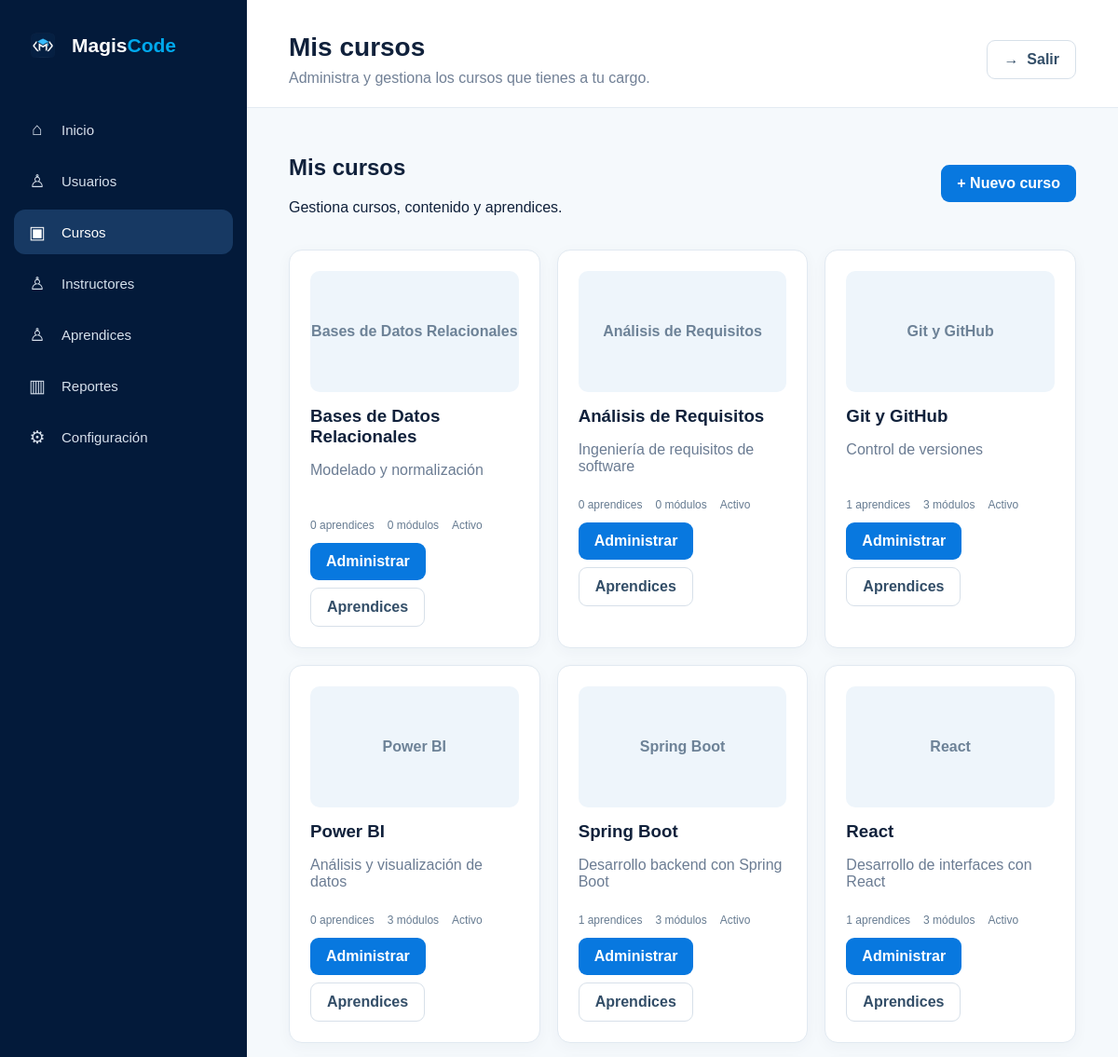
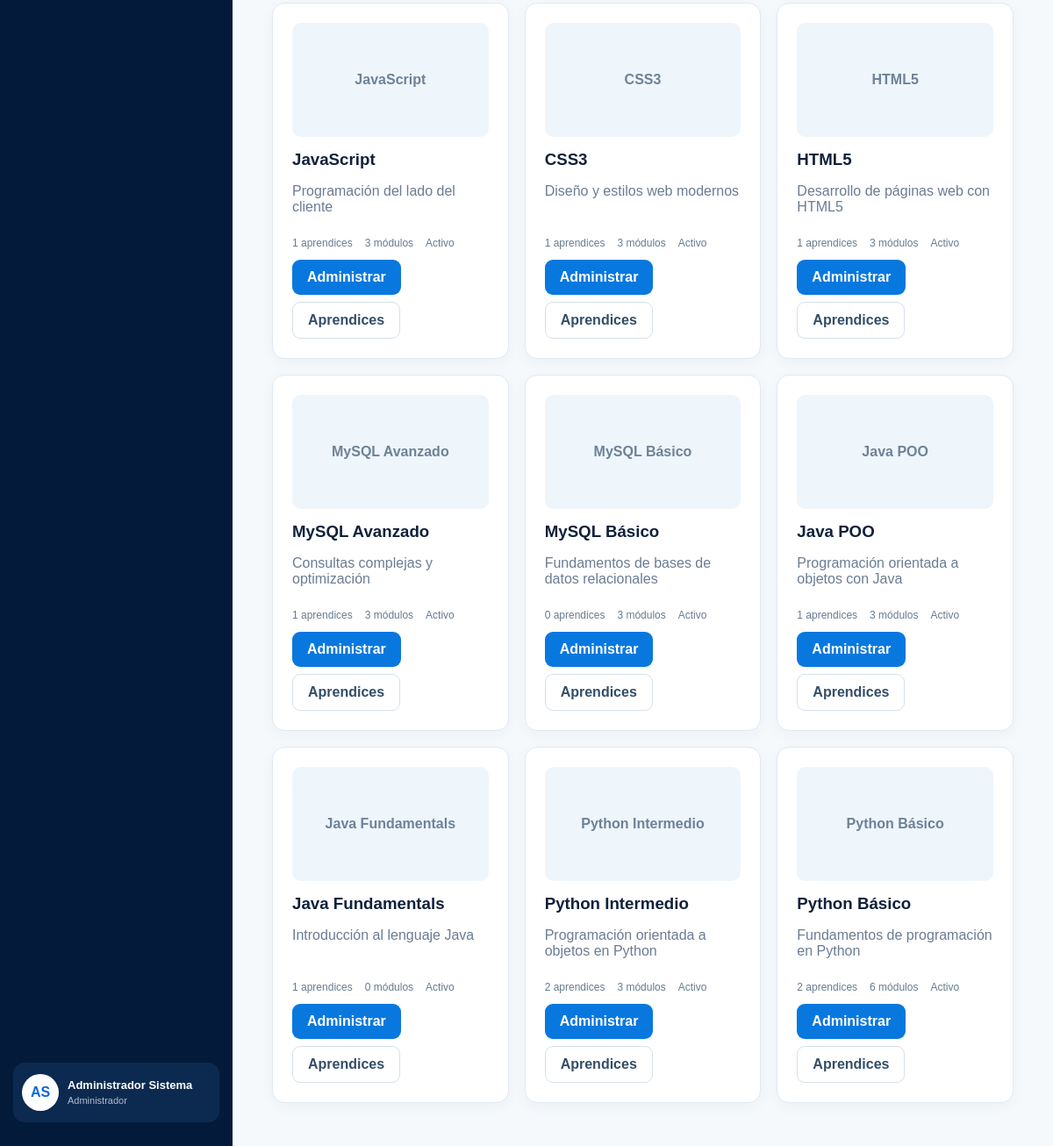
The app's page /.kilo/worktrees/separate-hour/index.php?route=cursos (signed in) with its own data (2 pictures, top to bottom).
### tables this page shows
CREATE TABLE `curso` (
  `id_curso` int NOT NULL AUTO_INCREMENT,
  `titulo_curso` varchar(300) NOT NULL,
  `descripcion_curso` text NOT NULL,
  `ruta_imagen` varchar(300) NOT NULL,
  `estado_curso` varchar(20) DEFAULT 'Activo',
  `id_usuario_c` bigint NOT NULL,
  PRIMARY KEY (`id_curso`),
  KEY `id_usuario_c` (`id_usuario_c`),
  CONSTRAINT `curso_ibfk_1` FOREIGN KEY (`id_usuario_c`) REFERENCES `usuario` (`id_usuario`)
);

### .kilo/worktrees/separate-hour/app/controllers/CursoController.php (called while the page is built, shortened)
<?php
require_once __DIR__ . '/../models/Curso.php';
class CursoController
{
    public function index(): void
    {
        $modelo = new Curso();
        $c = (int) $_SESSION['rol_id'] === 2
            ? $modelo->delInstructor((int) $_SESSION['usuario'])
            : $modelo->todos();
        require __DIR__ . '/../views/instructor/cursos.php';
    }
}

### .kilo/worktrees/separate-hour/index.php (called while the page is built, shortened)
<?php
require_once __DIR__ . '/config/database.php';
$route = $_GET['route'] ?? '';
$rutas = [
    'dashboard' => ['DashboardController', 'index'],
    'usuarios' => ['AdminController', 'usuarios'],
    'nuevo-usuario' => ['AdminController', 'nuevoUsuario'],
    'asignar' => ['AdminController', 'asignar'],
    'estado-usuario' => ['AdminController', 'estado'],
    'instructores' => ['AdminController', 'instructores'],
    'aprendices' => ['AdminController', 'aprendices'],
    'cursos' => ['CursoController', 'index'],
    'crear-curso' => ['CursoController', 'crear'],
    'curso' => ['CursoController', 'contenido'],
    'crear-modulo' => ['CursoController', 'modulo'],
    'crear-leccion' => ['CursoController', 'leccion'],
    'crear-recurso' => ['CursoController', 'recurso'],
    'instructor-aprendices' => ['CursoController', 'aprendices'],
    'evaluaciones-instructor' => ['EvaluacionController', 'instructor'],
    'crear-evaluacion' => ['EvaluacionController', 'crear'],
    'crear-pregunta' => ['EvaluacionController', 'crearPregunta'],
    'evaluaciones-aprendiz' => ['EvaluacionController', 'aprendiz'],
    'evaluacion' => ['EvaluacionController', 'ver'],
    'responder-evaluacion' => ['EvaluacionController', 'responder'],
    'progreso' => ['AprendizController', 'progreso'],
    'mis-cursos' => ['AprendizController', 'cursos'],
    'certificados' => ['AprendizController', 'certificados'],
    'reportes' => ['ReportController', 'admin'],
    'reportes-instructor' => ['ReportController', 'instructor'],
    'configuracion' => ['ConfiguracionController', 'index'],
    'cambiar-password' => ['ConfiguracionController', 'password'],
    'actualizar-perfil' => ['ConfiguracionController', 'actualizarPerfil'],
];
[$controlador, $metodo] = $rutas[$route];
(new $controlador())->$metodo();

### .kilo/worktrees/separate-hour/config/database.php (called while the page is built, shortened)
<?php
class Database {
    private static ?PDO $pdo = null;
    public static function getConnection(): PDO {
        if (self::$pdo === null) {
            $dsn = 'mysql:host='.DB_HOST.';dbname='.DB_NAME.';charset=utf8mb4';
            self::$pdo = new PDO($dsn, DB_USER, DB_PASS, [
                PDO::ATTR_ERRMODE => PDO::ERRMODE_EXCEPTION,
                PDO::ATTR_DEFAULT_FETCH_MODE => PDO::FETCH_ASSOC,
                PDO::ATTR_EMULATE_PREPARES => false,
            ]);
        }
        return self::$pdo;
    }
}

### .kilo/worktrees/separate-hour/app/models/Model.php (called while the page is built, shortened)
<?php
require_once __DIR__ . '/../../config/database.php';
abstract class Model {
    public function __construct() { $this->db = Database::getConnection(); }
}

### .kilo/worktrees/separate-hour/app/models/Curso.php (called while the page is built, shortened)
<?php
require_once __DIR__ . '/Model.php';
class Curso extends Model
{
    public function todos(): array
    {
        $sql = "SELECT c.*,
                       CONCAT(u.nombre, ' ', u.apellido) instructor,
                       (SELECT COUNT(*) FROM curso_aprendiz ca WHERE ca.id_curso_c_a = c.id_curso) aprendices,
                       (SELECT COUNT(*) FROM modulo m WHERE m.id_curso_m = c.id_curso) modulos
                FROM curso c
                JOIN usuario u ON u.id_usuario = c.id_usuario_c
                ORDER BY c.id_curso DESC";
        return $this->db->query($sql)->fetchAll();
    }
}

### .kilo/worktrees/separate-hour/app/views/instructor/cursos.php (the view)
<?php $pageTitle='Mis cursos';$pageSubtitle='Administra y gestiona los cursos que tienes a tu cargo.';require __DIR__.'/../partials/header.php'; ?><div class="toolbar"><div><h2>Mis cursos</h2><p>Gestiona cursos, contenido y aprendices.</p></div><a class="btn btn-primary" href="index.php?route=crear-curso">+ Nuevo curso</a></div><div class="grid"><?php foreach($c as $x): ?><div class="card course-card"><div class="course-image"><?=htmlspecialchars($x['titulo_curso'])?></div><h3><?=htmlspecialchars($x['titulo_curso'])?></h3><p><?=htmlspecialchars($x['descripcion_curso'])?></p><div class="meta"><span><?=$x['aprendices']?> aprendices</span><span><?=$x['modulos']?> módulos</span><span><?=htmlspecialchars($x['estado_curso'])?></span></div><div class="actions"><a class="btn btn-primary" href="index.php?route=curso&id=<?=$x['id_curso']?>">Administrar</a><a class="btn btn-secondary" href="index.php?route=instructor-aprendices&id=<?=$x['id_curso']?>">Aprendices</a></div></div><?php endforeach; ?><?php if(!$c): ?><div class="empty">Aún no tienes cursos. Crea el primero.</div><?php endif; ?></div><?php require __DIR__.'/../partials/footer.php'; ?>

### .kilo/worktrees/separate-hour/assets/css/app.css (style rules this page uses)
* { box-sizing:border-box }
body { margin:0;font-family:Arial,Helvetica,sans-serif;background:#f5f9fc;color:#10213b }
.btn { display:inline-flex;align-items:center;justify-content:center;border:0;border-radius:9px;padding:11px 17px;text-decoration:none;font-weight:600;cursor:pointer }
.btn-primary { background:#0878df;color:white }
.btn-secondary { background:#fff;color:#334e68;border:1px solid #d7e0e9 }
.grid { display:grid;grid-template-columns:repeat(auto-fit,minmax(240px,1fr));gap:18px }
.card,.panel { background:#fff;border:1px solid #e1e9f1;border-radius:14px;padding:22px;box-shadow:0 4px 16px rgba(15,40,70,.04) }
.course-card h3 { margin:0 0 9px }
.course-card p { color:#6b7c93;min-height:45px }
.course-card .meta { display:flex;gap:14px;font-size:12px;color:#667b91;margin:12px 0 }
.toolbar { display:flex;justify-content:space-between;gap:12px;align-items:center;margin-bottom:20px }
.course-image { height:130px;background:#eef5fb;border-radius:10px;display:flex;align-items:center;justify-content:center;color:#6d8297;font-weight:700;margin-bottom:15px }
.actions { display:flex;gap:8px;flex-wrap:wrap }

### records on screen
curso: titulo_curso "Bases de Datos Relacionales", descripcion_curso "Modelado y normalización", aprendices "0", modulos "0", estado_curso "Activo"
curso: titulo_curso "Análisis de Requisitos", descripcion_curso "Ingeniería de requisitos de software", aprendices "0", modulos "0", estado_curso "Activo"
curso: titulo_curso "Git y GitHub", descripcion_curso "Control de versiones", aprendices "1", modulos "3", estado_curso "Activo"
curso: titulo_curso "Power BI", descripcion_curso "Análisis y visualización de datos", aprendices "0", modulos "3", estado_curso "Activo"
curso: titulo_curso "Spring Boot", descripcion_curso "Desarrollo backend con Spring Boot", aprendices "1", modulos "3", estado_curso "Activo"
curso: titulo_curso "React", descripcion_curso "Desarrollo de interfaces con React", aprendices "1", modulos "3", estado_curso "Activo"
curso: titulo_curso "JavaScript", descripcion_curso "Programación del lado del cliente", aprendices "1", modulos "3", estado_curso "Activo"
curso: titulo_curso "CSS3", descripcion_curso "Diseño y estilos web modernos", aprendices "1", modulos "3", estado_curso "Activo"
curso: titulo_curso "HTML5", descripcion_curso "Desarrollo de páginas web con HTML5", aprendices "1", modulos "3", estado_curso "Activo"
curso: titulo_curso "MySQL Avanzado", descripcion_curso "Consultas complejas y optimización", aprendices "1", modulos "3", estado_curso "Activo"
curso: titulo_curso "MySQL Básico", descripcion_curso "Fundamentos de bases de datos relacionales", aprendices "0", modulos "3", estado_curso "Activo"
curso: titulo_curso "Java POO", descripcion_curso "Programación orientada a objetos con Java", aprendices "1", modulos "3", estado_curso "Activo"
curso: titulo_curso "Java Fundamentals", descripcion_curso "Introducción al lenguaje Java", aprendices "1", modulos "0", estado_curso "Activo"
curso: titulo_curso "Python Intermedio", descripcion_curso "Programación orientada a objetos en Python", aprendices "2", modulos "3", estado_curso "Activo"
curso: titulo_curso "Python Básico", descripcion_curso "Fundamentos de programación en Python", aprendices "2", modulos "6", estado_curso "Activo"

### other values on screen
$initials "AS"
$nombre "Administrador Sistema"
$_SESSION['rol'] "Administrador"
$pageTitle "Mis cursos"
$pageSubtitle "Administra y gestiona los cursos que tienes a tu cargo."
